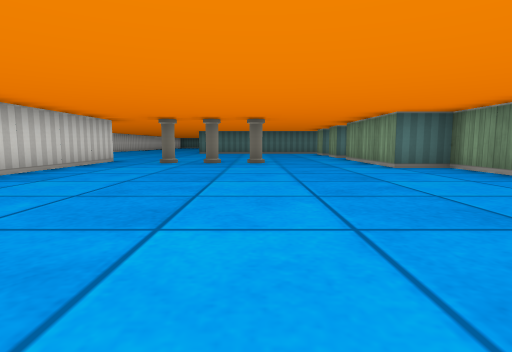
view 1 (above)

19 first-person views from a walk through a cub3D maze. The camera is about half as high as the walls, tilts 6° down and sees 80° across. The floor is counted in squares. Each view is taken from the middle of a square. On the plan, view 1 faces up. The plan holds only what a view shows up to about 9 squares ahead; the rest is blank.

view 2
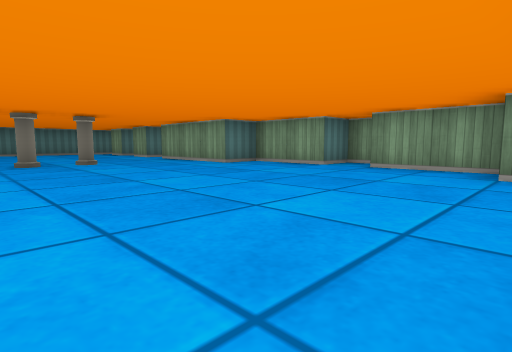

view 3
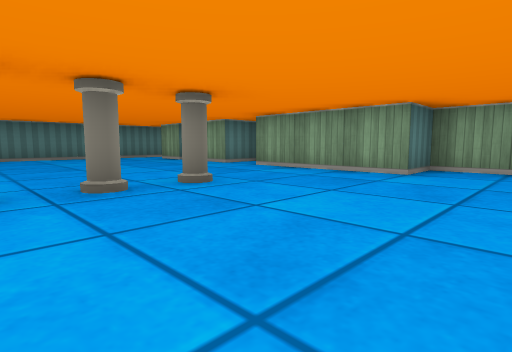

view 4
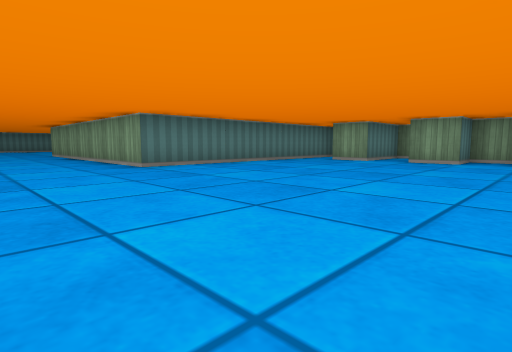

view 5
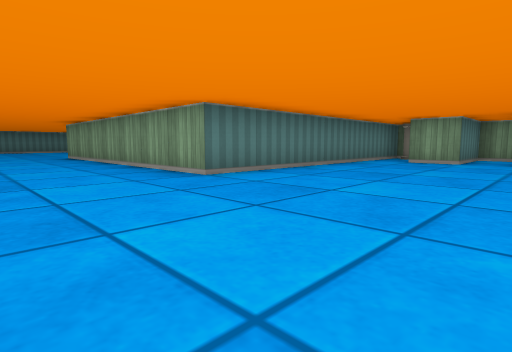

view 6
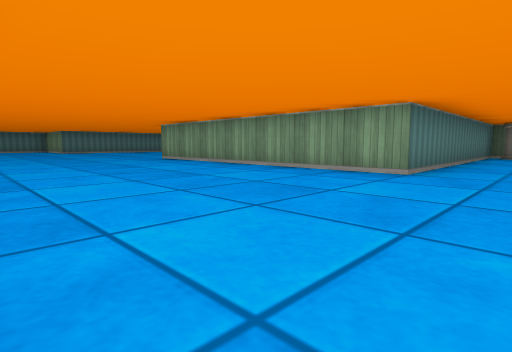

view 7
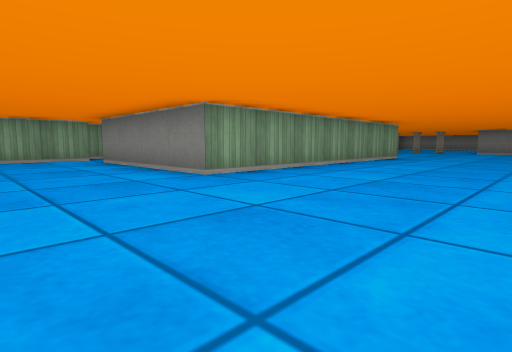

view 8
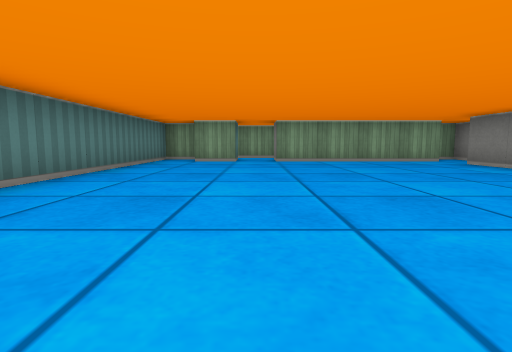

view 9
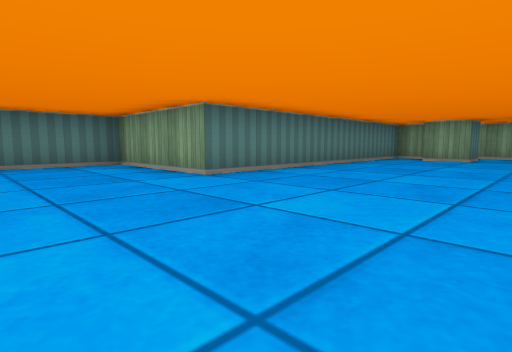

view 10
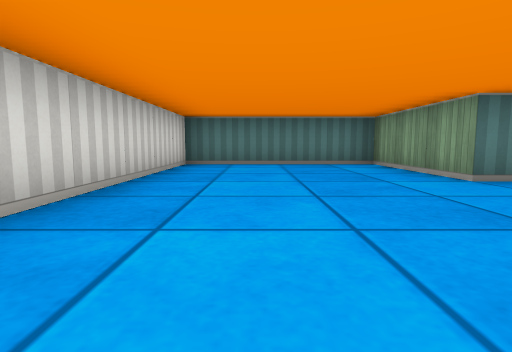

view 11
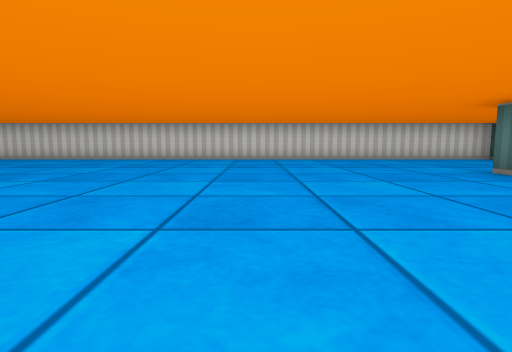

view 12
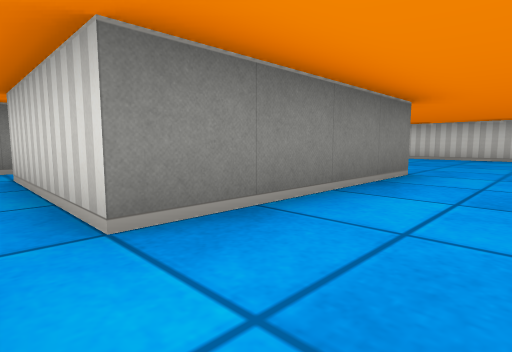

view 13
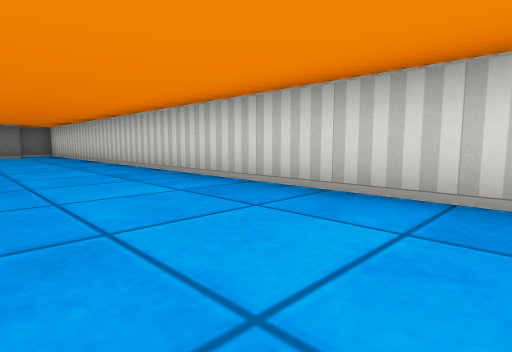

view 14
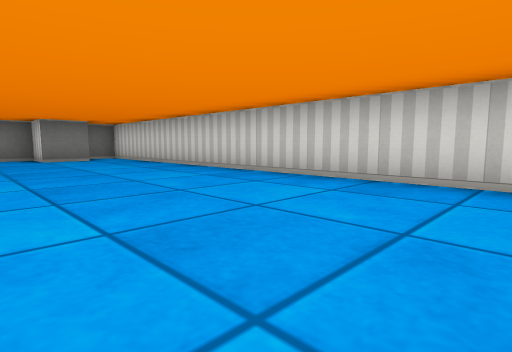

view 15
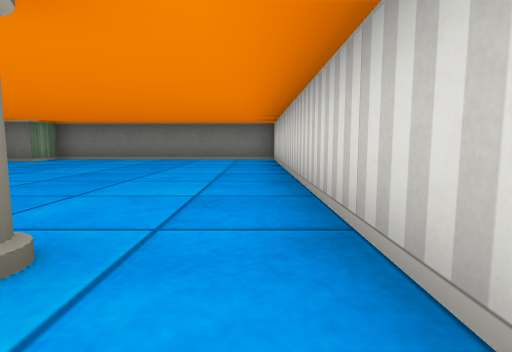

view 16
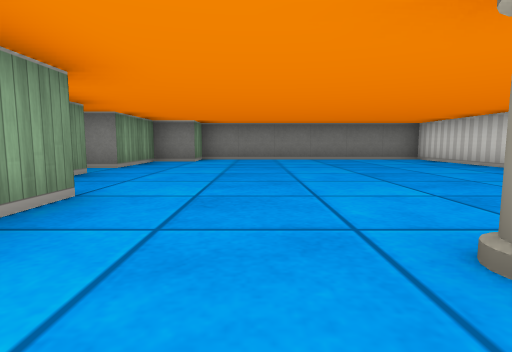

view 17
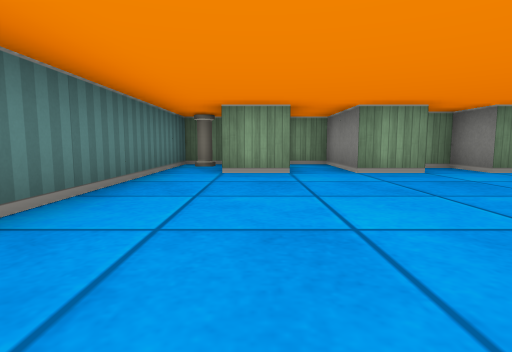

view 18
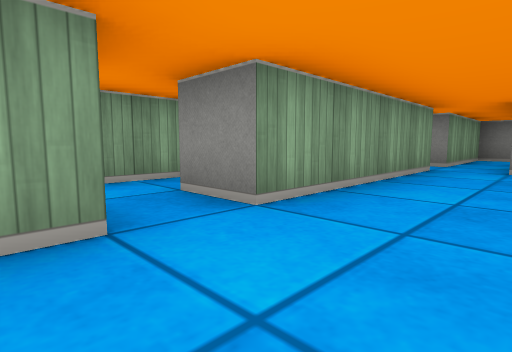

view 19
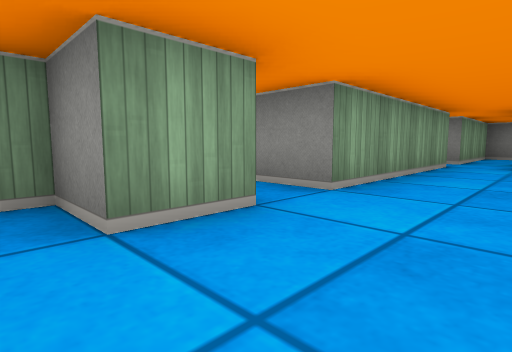

### Floor plan
Points are (right, up) in squares from view 1. A wall is a line through its corners. A room is listed if a view was taken in it or the views show most of it. See-through windows are left out.
Room 1 (views 1, 2, 3, 4, 5, 6, 7, 8, 9, 10, 11, 12, 13, 14, 15, 16, 17, 18, 19)
walls: (2.5, 19.5) (3.5, 19.5) (3.5, 20.2); (-6.6, 8.5) (-5.5, 8.5) (-5.5, 7.5) (-4.8, 7.5); (-3.5, 7.5) (-3.5, -0.5) (2.5, -0.5) (2.5, 0.5) (3.5, 0.5) (3.5, 2.5) (4.1, 2.5); (2.5, 20.4) (2.5, 24.5) (3.5, 24.5); (4.5, 12.6) (4.5, 13.5) (-2.5, 13.5) (-2.5, 20.5) (1.5, 20.5) (1.5, 19.5); (4.5, 23.9) (4.5, 25.8); (3.5, 25.5) (2.5, 25.5) (2.5, 26.5) (3.5, 26.5) (3.5, 27.5) (-3.5, 27.5) (-3.5, 30.5) (-7.5, 30.5) (-7.5, 7.5) (-6.8, 7.5); (4.5, 2.9) (4.5, 3.5) (3.5, 3.5) (3.5, 5.5) (2.5, 5.5) (2.5, 8.5) (3.5, 8.5) (3.5, 9.5) (2.5, 9.5) (2.5, 10.5) (4.5, 10.5) (4.5, 11.5) (2.5, 11.5) (2.5, 12.5)
ways out: opening at (2, 20)
objects: pillar (-2, 7); pillar (-1, 7); pillar (0, 7); pillar (4, 13)

Where each view was taken, in squares from view 1:
view 1: 0 up, 0 right, facing up
view 2: 0 up, 2 left, facing up-right
view 3: 4 up, 2 left, facing up-right
view 4: 8 up, 5 left, facing up-right
view 5: 10 up, 5 left, facing up-right
view 6: 12 up, 7 left, facing up-right
view 7: 23 up, 6 left, facing down-right
view 8: 25 up, 5 left, facing right
view 9: 24 up, 6 left, facing up-right
view 10: 24 up, 6 left, facing up
view 11: 24 up, 1 right, facing left
view 12: 22 up, 2 right, facing down-left
view 13: 20 up, 5 left, facing down-left
view 14: 17 up, 4 left, facing down-left
view 15: 8 up, 3 left, facing down
view 16: 8 up, 1 right, facing down
view 17: 12 up, 2 left, facing right
view 18: 26 up, 1 right, facing down-right
view 19: 27 up, 1 right, facing down-right
